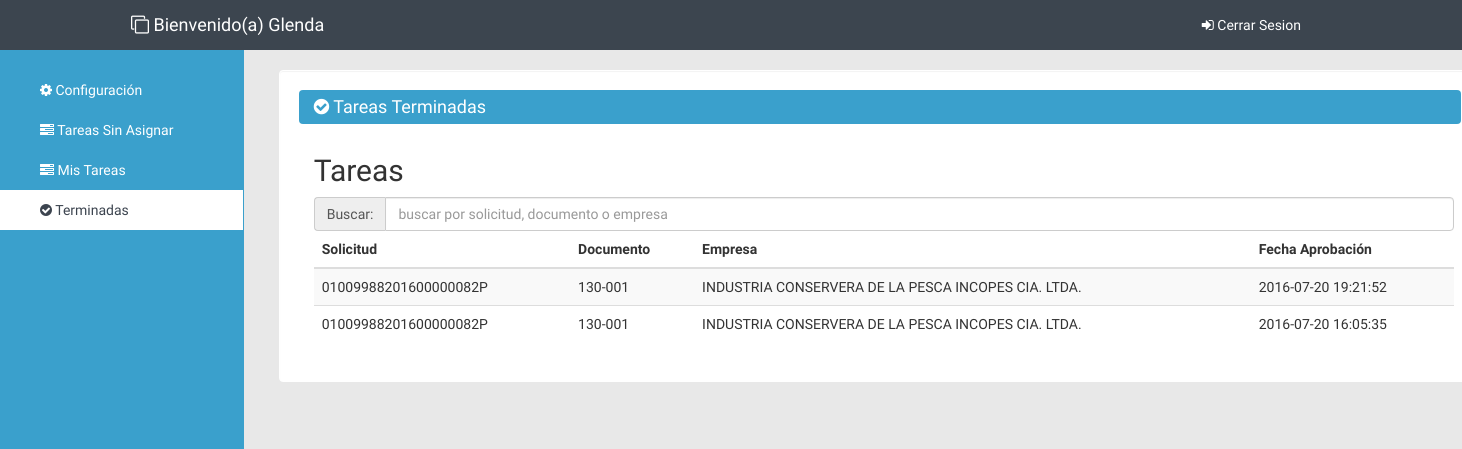
Screenshot of /terminadas.php (signed in) with the database file from the repository.
### tables this page shows
CREATE TABLE `documents` (
  `req_no` varchar(50) NOT NULL,
  `dcm_cd` varchar(15) NOT NULL,
  `co_nm` varchar(100) NOT NULL,
  `req_city_cd` varchar(3) NOT NULL,
  `process_instances_id` int(11) NOT NULL
);

CREATE TABLE `activities_instances` (
  `id` int(11) NOT NULL,
  `name` varchar(132) NOT NULL,
  `state` varchar(32) NOT NULL,
  `date_create` timestamp NOT NULL DEFAULT CURRENT_TIMESTAMP,
  `date_modify` timestamp NOT NULL DEFAULT CURRENT_TIMESTAMP ON UPDATE CURRENT_TIMESTAMP,
  `user_id` int(11) NOT NULL,
  `process_instances_id` int(11) NOT NULL
);

### admin/includes/config.class.php (called while the page is built, shortened)
<?php
class Conexion
{
    private static $instancia;
    private $dbh;
    private function __construct(){
        try {
            $this->dbh = new PDO('mysql:host='.HOST.';dbname='.DBNAME, DBUSER, DBPASSWORD);
            $this->dbh->exec("SET CHARACTER SET utf8");
        } catch (PDOException $e) {
            print "Error!: " . $e->getMessage();
            die();
        }
    }
    public function prepare($sql)
    {
        return $this->dbh->prepare($sql);
    }
    public static function singleton_conexion()
    {
        if (!isset(self::$instancia)) {
            self::$instancia = new $miclase;
        }
        return self::$instancia;
    }
}

### includes/sau-functions.php (the view, shortened to what this page needs)
<?php
function getstyle(){
$conexion = Conexion::singleton_conexion();
	$SQL = "SELECT * FROM sau";
	$sentence = $conexion -> prepare($SQL);
	$sentence -> execute();
	$results = $sentence -> fetchAll();
	if (empty($results)) {
	}else{
		foreach ($results as $key){
			echo'<link href="themes/style-color-'.$key['style'].'.css" rel="stylesheet">';
		}
	}
}
function tareaTerminadas($iduser,$rank){
    $conexion = Conexion::singleton_conexion();
        if($rank==2){
            $SQL = "SELECT req_no,dcm_cd,co_nm,username,activities_instances.date_modify as date_modify FROM
                  documents JOIN process_instances
                  ON documents.process_instances_id=process_instances.id
                  JOIN activities_instances
                  ON process_instances.id=activities_instances.process_instances_id
                  JOIN users
                  ON activities_instances.user_id=users.iduser
                  AND process_instances.state='FINISH' AND activities_instances.state='FINISH'
                  ORDER BY activities_instances.date_modify DESC";
            $sentence = $conexion -> prepare($SQL);
        }else{
            $SQL = "SELECT req_no,dcm_cd,co_nm,activities_instances.date_modify as date_modify FROM
                  documents JOIN process_instances
                  ON documents.process_instances_id=process_instances.id
                  JOIN activities_instances
                  ON process_instances.id=activities_instances.process_instances_id
                  AND activities_instances.state='FINISH'
                  AND activities_instances.user_id=:user
                  ORDER BY activities_instances.date_modify DESC";
            $sentence = $conexion -> prepare($SQL);
            $sentence -> bindParam(':user', $iduser);
        }
	$sentence -> execute();
	$results = $sentence -> fetchAll();
	if (empty($results)) {
	}else{
		foreach ($results as $key){
                echo'
                  <tr>
                    <td>'.$key['req_no'].'</td>
                    <td>'.$key['dcm_cd'].'</td>
                    <td>'.$key['co_nm'].'</td>';
                if($rank==2){
                    echo '<td>'.$key['username'].'</td>
                          <td>'.$key['date_modify'].'</td>';
                }else{
                    echo '<td>'.$key['date_modify'].'</td>';
                }
                  echo '
                    </tr>';
		}
	}
}

### themes/style-color-3.css (style rules this page uses)
body { font-family: 'Questrial', sans-serif; background-color: #3aa0cc; }
.dashboard-panel { background-color: #E8E8E8; }

### themes/css/dashboard.css (style rules this page uses)
body { padding-top: 50px; }

### rows the page displays
documents: req_no "01009988201600000082P", dcm_cd "130-001", co_nm "INDUSTRIA CONSERVERA DE LA PESCA INCOPES CIA. LTDA.", activities_instances.date_modify "2016-07-20 19:21:52", activities_instances.date_modify "2016-07-20 16:05:35"

### other values shown
$_SESSION['name'] "Glenda"
